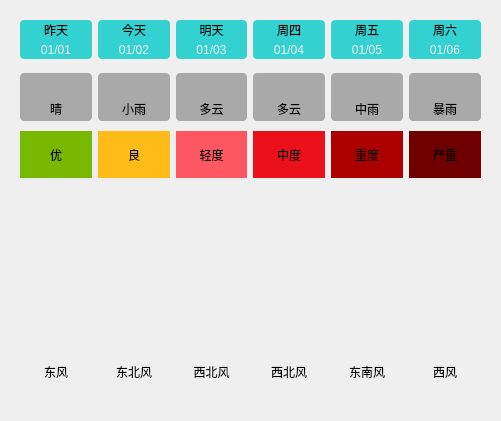
    <widget class="QWidget" name="widget_11" native="true">
     <property name="geometry">
      <rect>
       <x>510</x>
       <y>150</y>
       <width>501</width>
       <height>421</height>
      </rect>
     </property>
     <layout class="QVBoxLayout" name="verticalLayout_4">
      <property name="spacing">
       <number>0</number>
      </property>
      <item>
       <widget class="QWidget" name="widget_5" native="true">
        <property name="styleSheet">
         <string notr="true">QLabel {
	background-color: rgba(0, 200, 200, 200);
	border-radius: 4px;
}</string>
        </property>
        <layout class="QGridLayout" name="gridLayout_2">
         <property name="horizontalSpacing">
          <number>6</number>
         </property>
         <property name="verticalSpacing">
          <number>0</number>
         </property>
         <item row="0" column="0">
          <widget class="QLabel" name="lblWeek0">
           <property name="styleSheet">
            <string notr="true">border-bottom-left-radius: 0px;
border-bottom-right-radius: 0px;</string>
           </property>
           <property name="text">
            <string>昨天</string>
           </property>
           <property name="alignment">
            <set>Qt::AlignCenter</set>
           </property>
          </widget>
         </item>
         <item row="0" column="1">
          <widget class="QLabel" name="lblWeek1">
           <property name="styleSheet">
            <string notr="true">border-bottom-left-radius: 0px;
border-bottom-right-radius: 0px;</string>
           </property>
           <property name="text">
            <string>今天</string>
           </property>
           <property name="alignment">
            <set>Qt::AlignCenter</set>
           </property>
          </widget>
         </item>
         <item row="0" column="2">
          <widget class="QLabel" name="lblWeek2">
           <property name="styleSheet">
            <string notr="true">border-bottom-left-radius: 0px;
border-bottom-right-radius: 0px;</string>
           </property>
           <property name="text">
            <string>明天</string>
           </property>
           <property name="alignment">
            <set>Qt::AlignCenter</set>
           </property>
          </widget>
         </item>
         <item row="0" column="3">
          <widget class="QLabel" name="lblWeek3">
           <property name="styleSheet">
            <string notr="true">border-bottom-left-radius: 0px;
border-bottom-right-radius: 0px;</string>
           </property>
           <property name="text">
            <string>周四</string>
           </property>
           <property name="alignment">
            <set>Qt::AlignCenter</set>
           </property>
          </widget>
         </item>
         <item row="0" column="4">
          <widget class="QLabel" name="lblWeek4">
           <property name="styleSheet">
            <string notr="true">border-bottom-left-radius: 0px;
border-bottom-right-radius: 0px;</string>
           </property>
           <property name="text">
            <string>周五</string>
           </property>
           <property name="alignment">
            <set>Qt::AlignCenter</set>
           </property>
          </widget>
         </item>
         <item row="0" column="5">
          <widget class="QLabel" name="lblWeek5">
           <property name="styleSheet">
            <string notr="true">border-bottom-left-radius: 0px;
border-bottom-right-radius: 0px;</string>
           </property>
           <property name="text">
            <string>周六</string>
           </property>
           <property name="alignment">
            <set>Qt::AlignCenter</set>
           </property>
          </widget>
         </item>
         <item row="1" column="0">
          <widget class="QLabel" name="lblDate0">
           <property name="styleSheet">
            <string notr="true">border-top-left-radius: 0px;
border-top-right-radius: 0px;
color: rgb(240, 240, 240);</string>
           </property>
           <property name="text">
            <string>01/01</string>
           </property>
           <property name="alignment">
            <set>Qt::AlignCenter</set>
           </property>
          </widget>
         </item>
         <item row="1" column="1">
          <widget class="QLabel" name="lblDate1">
           <property name="styleSheet">
            <string notr="true">border-top-left-radius: 0px;
border-top-right-radius: 0px;
color: rgb(240, 240, 240);</string>
           </property>
           <property name="text">
            <string>01/02</string>
           </property>
           <property name="alignment">
            <set>Qt::AlignCenter</set>
           </property>
          </widget>
         </item>
         <item row="1" column="2">
          <widget class="QLabel" name="lblDate2">
           <property name="styleSheet">
            <string notr="true">border-top-left-radius: 0px;
border-top-right-radius: 0px;
color: rgb(240, 240, 240);</string>
           </property>
           <property name="text">
            <string>01/03</string>
           </property>
           <property name="alignment">
            <set>Qt::AlignCenter</set>
           </property>
          </widget>
         </item>
         <item row="1" column="3">
          <widget class="QLabel" name="lblDate3">
           <property name="styleSheet">
            <string notr="true">border-top-left-radius: 0px;
border-top-right-radius: 0px;
color: rgb(240, 240, 240);</string>
           </property>
           <property name="text">
            <string>01/04</string>
           </property>
           <property name="alignment">
            <set>Qt::AlignCenter</set>
           </property>
          </widget>
         </item>
         <item row="1" column="4">
          <widget class="QLabel" name="lblDate4">
           <property name="styleSheet">
            <string notr="true">border-top-left-radius: 0px;
border-top-right-radius: 0px;
color: rgb(240, 240, 240);</string>
           </property>
           <property name="text">
            <string>01/05</string>
           </property>
           <property name="alignment">
            <set>Qt::AlignCenter</set>
           </property>
          </widget>
         </item>
         <item row="1" column="5">
          <widget class="QLabel" name="lblDate5">
           <property name="styleSheet">
            <string notr="true">border-top-left-radius: 0px;
border-top-right-radius: 0px;
color: rgb(240, 240, 240);</string>
           </property>
           <property name="text">
            <string>01/06</string>
           </property>
           <property name="alignment">
            <set>Qt::AlignCenter</set>
           </property>
          </widget>
         </item>
        </layout>
       </widget>
      </item>
      <item>
       <widget class="QWidget" name="widget_6" native="true">
        <property name="styleSheet">
         <string notr="true">QLabel {
	background-color: rgba(60, 60, 60, 100);
	border-radius: 4px;
}</string>
        </property>
        <layout class="QGridLayout" name="gridLayout_3">
         <property name="topMargin">
          <number>5</number>
         </property>
         <property name="bottomMargin">
          <number>5</number>
         </property>
         <property name="verticalSpacing">
          <number>0</number>
         </property>
         <item row="0" column="3">
          <widget class="QLabel" name="lblTypeIcon3">
           <property name="styleSheet">
            <string notr="true">border-bottom-left-radius: 0px;
border-bottom-right-radius: 0px;</string>
           </property>
           <property name="text">
            <string/>
           </property>
           <property name="pixmap">
            <pixmap resource="main.qrc">:/res/type/DuoYun.png</pixmap>
           </property>
           <property name="alignment">
            <set>Qt::AlignCenter</set>
           </property>
          </widget>
         </item>
         <item row="0" column="0">
          <widget class="QLabel" name="lblTypeIcon0">
           <property name="minimumSize">
            <size>
             <width>0</width>
             <height>0</height>
            </size>
           </property>
           <property name="maximumSize">
            <size>
             <width>1000</width>
             <height>1000</height>
            </size>
           </property>
           <property name="styleSheet">
            <string notr="true">border-bottom-left-radius: 0px;
border-bottom-right-radius: 0px;</string>
           </property>
           <property name="text">
            <string/>
           </property>
           <property name="pixmap">
            <pixmap resource="main.qrc">:/res/type/Qing.png</pixmap>
           </property>
           <property name="alignment">
            <set>Qt::AlignCenter</set>
           </property>
          </widget>
         </item>
         <item row="0" column="2">
          <widget class="QLabel" name="lblTypeIcon2">
           <property name="styleSheet">
            <string notr="true">border-bottom-left-radius: 0px;
border-bottom-right-radius: 0px;</string>
           </property>
           <property name="text">
            <string/>
           </property>
           <property name="pixmap">
            <pixmap resource="main.qrc">:/res/type/DuoYun.png</pixmap>
           </property>
           <property name="alignment">
            <set>Qt::AlignCenter</set>
           </property>
          </widget>
         </item>
         <item row="1" column="0">
          <widget class="QLabel" name="lblType0">
           <property name="styleSheet">
            <string notr="true">border-top-left-radius: 0px;
border-top-right-radius: 0px;</string>
           </property>
           <property name="text">
            <string>晴</string>
           </property>
           <property name="alignment">
            <set>Qt::AlignCenter</set>
           </property>
          </widget>
         </item>
         <item row="1" column="3">
          <widget class="QLabel" name="lblType3">
           <property name="styleSheet">
            <string notr="true">border-top-left-radius: 0px;
border-top-right-radius: 0px;</string>
           </property>
           <property name="text">
            <string>多云</string>
           </property>
           <property name="alignment">
            <set>Qt::AlignCenter</set>
           </property>
          </widget>
         </item>
         <item row="0" column="5">
          <widget class="QLabel" name="lblTypeIcon5">
           <property name="styleSheet">
            <string notr="true">border-bottom-left-radius: 0px;
border-bottom-right-radius: 0px;</string>
           </property>
           <property name="text">
            <string/>
           </property>
           <property name="pixmap">
            <pixmap resource="main.qrc">:/res/type/BaoYu.png</pixmap>
           </property>
           <property name="alignment">
            <set>Qt::AlignCenter</set>
           </property>
          </widget>
         </item>
         <item row="1" column="5">
          <widget class="QLabel" name="lblType5">
           <property name="styleSheet">
            <string notr="true">border-top-left-radius: 0px;
border-top-right-radius: 0px;</string>
           </property>
           <property name="text">
            <string>暴雨</string>
           </property>
           <property name="alignment">
            <set>Qt::AlignCenter</set>
           </property>
          </widget>
         </item>
         <item row="1" column="4">
          <widget class="QLabel" name="lblType4">
           <property name="styleSheet">
            <string notr="true">border-top-left-radius: 0px;
border-top-right-radius: 0px;</string>
           </property>
           <property name="text">
            <string>中雨</string>
           </property>
           <property name="alignment">
            <set>Qt::AlignCenter</set>
           </property>
          </widget>
         </item>
         <item row="0" column="1">
          <widget class="QLabel" name="lblTypeIcon1">
           <property name="styleSheet">
            <string notr="true">border-bottom-left-radius: 0px;
border-bottom-right-radius: 0px;</string>
           </property>
           <property name="text">
            <string/>
           </property>
           <property name="pixmap">
            <pixmap resource="main.qrc">:/res/type/XiaoYu.png</pixmap>
           </property>
           <property name="alignment">
            <set>Qt::AlignCenter</set>
           </property>
          </widget>
         </item>
         <item row="1" column="2">
          <widget class="QLabel" name="lblType2">
           <property name="styleSheet">
            <string notr="true">border-top-left-radius: 0px;
border-top-right-radius: 0px;</string>
           </property>
           <property name="text">
            <string>多云</string>
           </property>
           <property name="alignment">
            <set>Qt::AlignCenter</set>
           </property>
          </widget>
         </item>
         <item row="0" column="4">
          <widget class="QLabel" name="lblTypeIcon4">
           <property name="styleSheet">
            <string notr="true">border-bottom-left-radius: 0px;
border-bottom-right-radius: 0px;</string>
           </property>
           <property name="text">
            <string/>
           </property>
           <property name="pixmap">
            <pixmap resource="main.qrc">:/res/type/ZhongYu.png</pixmap>
           </property>
           <property name="alignment">
            <set>Qt::AlignCenter</set>
           </property>
          </widget>
         </item>
         <item row="1" column="1">
          <widget class="QLabel" name="lblType1">
           <property name="styleSheet">
            <string notr="true">border-top-left-radius: 0px;
border-top-right-radius: 0px;</string>
           </property>
           <property name="text">
            <string>小雨</string>
           </property>
           <property name="alignment">
            <set>Qt::AlignCenter</set>
           </property>
          </widget>
         </item>
        </layout>
       </widget>
      </item>
      <item>
       <widget class="QWidget" name="widget_9" native="true">
        <layout class="QHBoxLayout" name="horizontalLayout_11">
         <property name="topMargin">
          <number>5</number>
         </property>
         <property name="bottomMargin">
          <number>5</number>
         </property>
         <item>
          <widget class="QLabel" name="lblQuality0">
           <property name="styleSheet">
            <string notr="true">background-color: rgb(121, 184, 0);
padding:8px;</string>
           </property>
           <property name="text">
            <string>优</string>
           </property>
           <property name="alignment">
            <set>Qt::AlignCenter</set>
           </property>
          </widget>
         </item>
         <item>
          <widget class="QLabel" name="lblQuality1">
           <property name="styleSheet">
            <string notr="true">background-color: rgb(255, 187, 23);</string>
           </property>
           <property name="text">
            <string>良</string>
           </property>
           <property name="alignment">
            <set>Qt::AlignCenter</set>
           </property>
          </widget>
         </item>
         <item>
          <widget class="QLabel" name="lblQuality2">
           <property name="styleSheet">
            <string notr="true">background-color: rgb(255, 87, 97);</string>
           </property>
           <property name="text">
            <string>轻度</string>
           </property>
           <property name="alignment">
            <set>Qt::AlignCenter</set>
           </property>
          </widget>
         </item>
         <item>
          <widget class="QLabel" name="lblQuality3">
           <property name="styleSheet">
            <string notr="true">background-color: rgb(235, 17, 27);</string>
           </property>
           <property name="text">
            <string>中度</string>
           </property>
           <property name="alignment">
            <set>Qt::AlignCenter</set>
           </property>
          </widget>
         </item>
         <item>
          <widget class="QLabel" name="lblQuality4">
           <property name="styleSheet">
            <string notr="true">background-color: rgb(170, 0, 0);</string>
           </property>
           <property name="text">
            <string>重度</string>
           </property>
           <property name="alignment">
            <set>Qt::AlignCenter</set>
           </property>
          </widget>
         </item>
         <item>
          <widget class="QLabel" name="lblQuality5">
           <property name="styleSheet">
            <string notr="true">background-color: rgb(110, 0, 0);</string>
           </property>
           <property name="text">
            <string>严重</string>
           </property>
           <property name="alignment">
            <set>Qt::AlignCenter</set>
           </property>
          </widget>
         </item>
        </layout>
       </widget>
      </item>
      <item>
       <widget class="QWidget" name="widget_7" native="true">
        <layout class="QVBoxLayout" name="verticalLayout_5">
         <property name="spacing">
          <number>0</number>
         </property>
         <property name="topMargin">
          <number>5</number>
         </property>
         <property name="bottomMargin">
          <number>5</number>
         </property>
         <item>
          <widget class="QLabel" name="lblHighCurve">
           <property name="minimumSize">
            <size>
             <width>0</width>
             <height>80</height>
            </size>
           </property>
           <property name="maximumSize">
            <size>
             <width>10000</width>
             <height>10000</height>
            </size>
           </property>
           <property name="styleSheet">
            <string notr="true">border-bottom-left-radius: 0px;
border-bottom-right-radius: 0px;</string>
           </property>
           <property name="text">
            <string/>
           </property>
           <property name="alignment">
            <set>Qt::AlignCenter</set>
           </property>
          </widget>
         </item>
         <item>
          <widget class="QLabel" name="lblLowCurve">
           <property name="minimumSize">
            <size>
             <width>0</width>
             <height>80</height>
            </size>
           </property>
           <property name="maximumSize">
            <size>
             <width>10000</width>
             <height>10000</height>
            </size>
           </property>
           <property name="styleSheet">
            <string notr="true">border-top-left-radius: 0px;
border-top-right-radius: 0px;</string>
           </property>
           <property name="text">
            <string/>
           </property>
           <property name="alignment">
            <set>Qt::AlignCenter</set>
           </property>
          </widget>
         </item>
        </layout>
       </widget>
      </item>
      <item>
       <widget class="QWidget" name="widget_8" native="true">
        <layout class="QGridLayout" name="gridLayout_4">
         <property name="verticalSpacing">
          <number>0</number>
         </property>
         <item row="0" column="0">
          <widget class="QLabel" name="lblFx0">
           <property name="styleSheet">
            <string notr="true">border-bottom-left-radius: 0px;
border-bottom-right-radius: 0px;</string>
           </property>
           <property name="text">
            <string>东风</string>
           </property>
           <property name="alignment">
            <set>Qt::AlignCenter</set>
           </property>
          </widget>
         </item>
         <item row="0" column="1">
          <widget class="QLabel" name="lblFx1">
           <property name="styleSheet">
            <string notr="true">border-bottom-left-radius: 0px;
border-bottom-right-radius: 0px;</string>
           </property>
           <property name="text">
            <string>东北风</string>
           </property>
           <property name="alignment">
            <set>Qt::AlignCenter</set>
           </property>
          </widget>
         </item>
         <item row="0" column="2">
          <widget class="QLabel" name="lblFx2">
           <property name="styleSheet">
            <string notr="true">border-bottom-left-radius: 0px;
border-bottom-right-radius: 0px;</string>
           </property>
           <property name="text">
            <string>西北风</string>
           </property>
           <property name="alignment">
            <set>Qt::AlignCenter</set>
           </property>
          </widget>
         </item>
         <item row="0" column="3">
          <widget class="QLabel" name="lblFx3">
           <property name="styleSheet">
            <string notr="true">border-bottom-left-radius: 0px;
border-bottom-right-radius: 0px;</string>
           </property>
           <property name="text">
            <string>西北风</string>
           </property>
           <property name="alignment">
            <set>Qt::AlignCenter</set>
           </property>
          </widget>
         </item>
         <item row="0" column="4">
          <widget class="QLabel" name="lblFx4">
           <property name="styleSheet">
            <string notr="true">border-bottom-left-radius: 0px;
border-bottom-right-radius: 0px;</string>
           </property>
           <property name="text">
            <string>东南风</string>
           </property>
           <property name="alignment">
            <set>Qt::AlignCenter</set>
           </property>
          </widget>
         </item>
         <item row="0" column="5">
          <widget class="QLabel" name="lblFx5">
           <property name="styleSheet">
            <string notr="true">border-bottom-left-radius: 0px;
border-bottom-right-radius: 0px;</string>
           </property>
           <property name="text">
            <string>西风</string>
           </property>
           <property name="alignment">
            <set>Qt::AlignCenter</set>
           </property>
          </widget>
         </item>
         <item row="1" column="0">
          <widget class="QLabel" name="lblFl0">
           <property name="styleSheet">
            <string notr="true">border-top-left-radius: 0px;
border-top-right-radius: 0px;
color: rgb(240, 240, 240);</string>
           </property>
           <property name="text">
            <string>2级</string>
           </property>
           <property name="alignment">
            <set>Qt::AlignCenter</set>
           </property>
          </widget>
         </item>
         <item row="1" column="1">
          <widget class="QLabel" name="lblFl1">
           <property name="styleSheet">
            <string notr="true">border-top-left-radius: 0px;
border-top-right-radius: 0px;
color: rgb(240, 240, 240);</string>
           </property>
           <property name="text">
            <string>3级</string>
           </property>
           <property name="alignment">
            <set>Qt::AlignCenter</set>
           </property>
          </widget>
         </item>
         <item row="1" column="2">
          <widget class="QLabel" name="lblFl2">
           <property name="styleSheet">
            <string notr="true">border-top-left-radius: 0px;
border-top-right-radius: 0px;
color: rgb(240, 240, 240);</string>
           </property>
           <property name="text">
            <string>2级</string>
           </property>
           <property name="alignment">
            <set>Qt::AlignCenter</set>
           </property>
          </widget>
         </item>
         <item row="1" column="3">
          <widget class="QLabel" name="lblFl3">
           <property name="styleSheet">
            <string notr="true">border-top-left-radius: 0px;
border-top-right-radius: 0px;
color: rgb(240, 240, 240);</string>
           </property>
           <property name="text">
            <string>1级</string>
           </property>
           <property name="alignment">
            <set>Qt::AlignCenter</set>
           </property>
          </widget>
         </item>
         <item row="1" column="4">
          <widget class="QLabel" name="lblFl4">
           <property name="styleSheet">
            <string notr="true">border-top-left-radius: 0px;
border-top-right-radius: 0px;
color: rgb(240, 240, 240);</string>
           </property>
           <property name="text">
            <string>2级</string>
           </property>
           <property name="alignment">
            <set>Qt::AlignCenter</set>
           </property>
          </widget>
         </item>
         <item row="1" column="5">
          <widget class="QLabel" name="lblFl5">
           <property name="styleSheet">
            <string notr="true">border-top-left-radius: 0px;
border-top-right-radius: 0px;
color: rgb(240, 240, 240);</string>
           </property>
           <property name="text">
            <string>2级</string>
           </property>
           <property name="alignment">
            <set>Qt::AlignCenter</set>
           </property>
          </widget>
         </item>
        </layout>
       </widget>
      </item>
     </layout>
    </widget>
